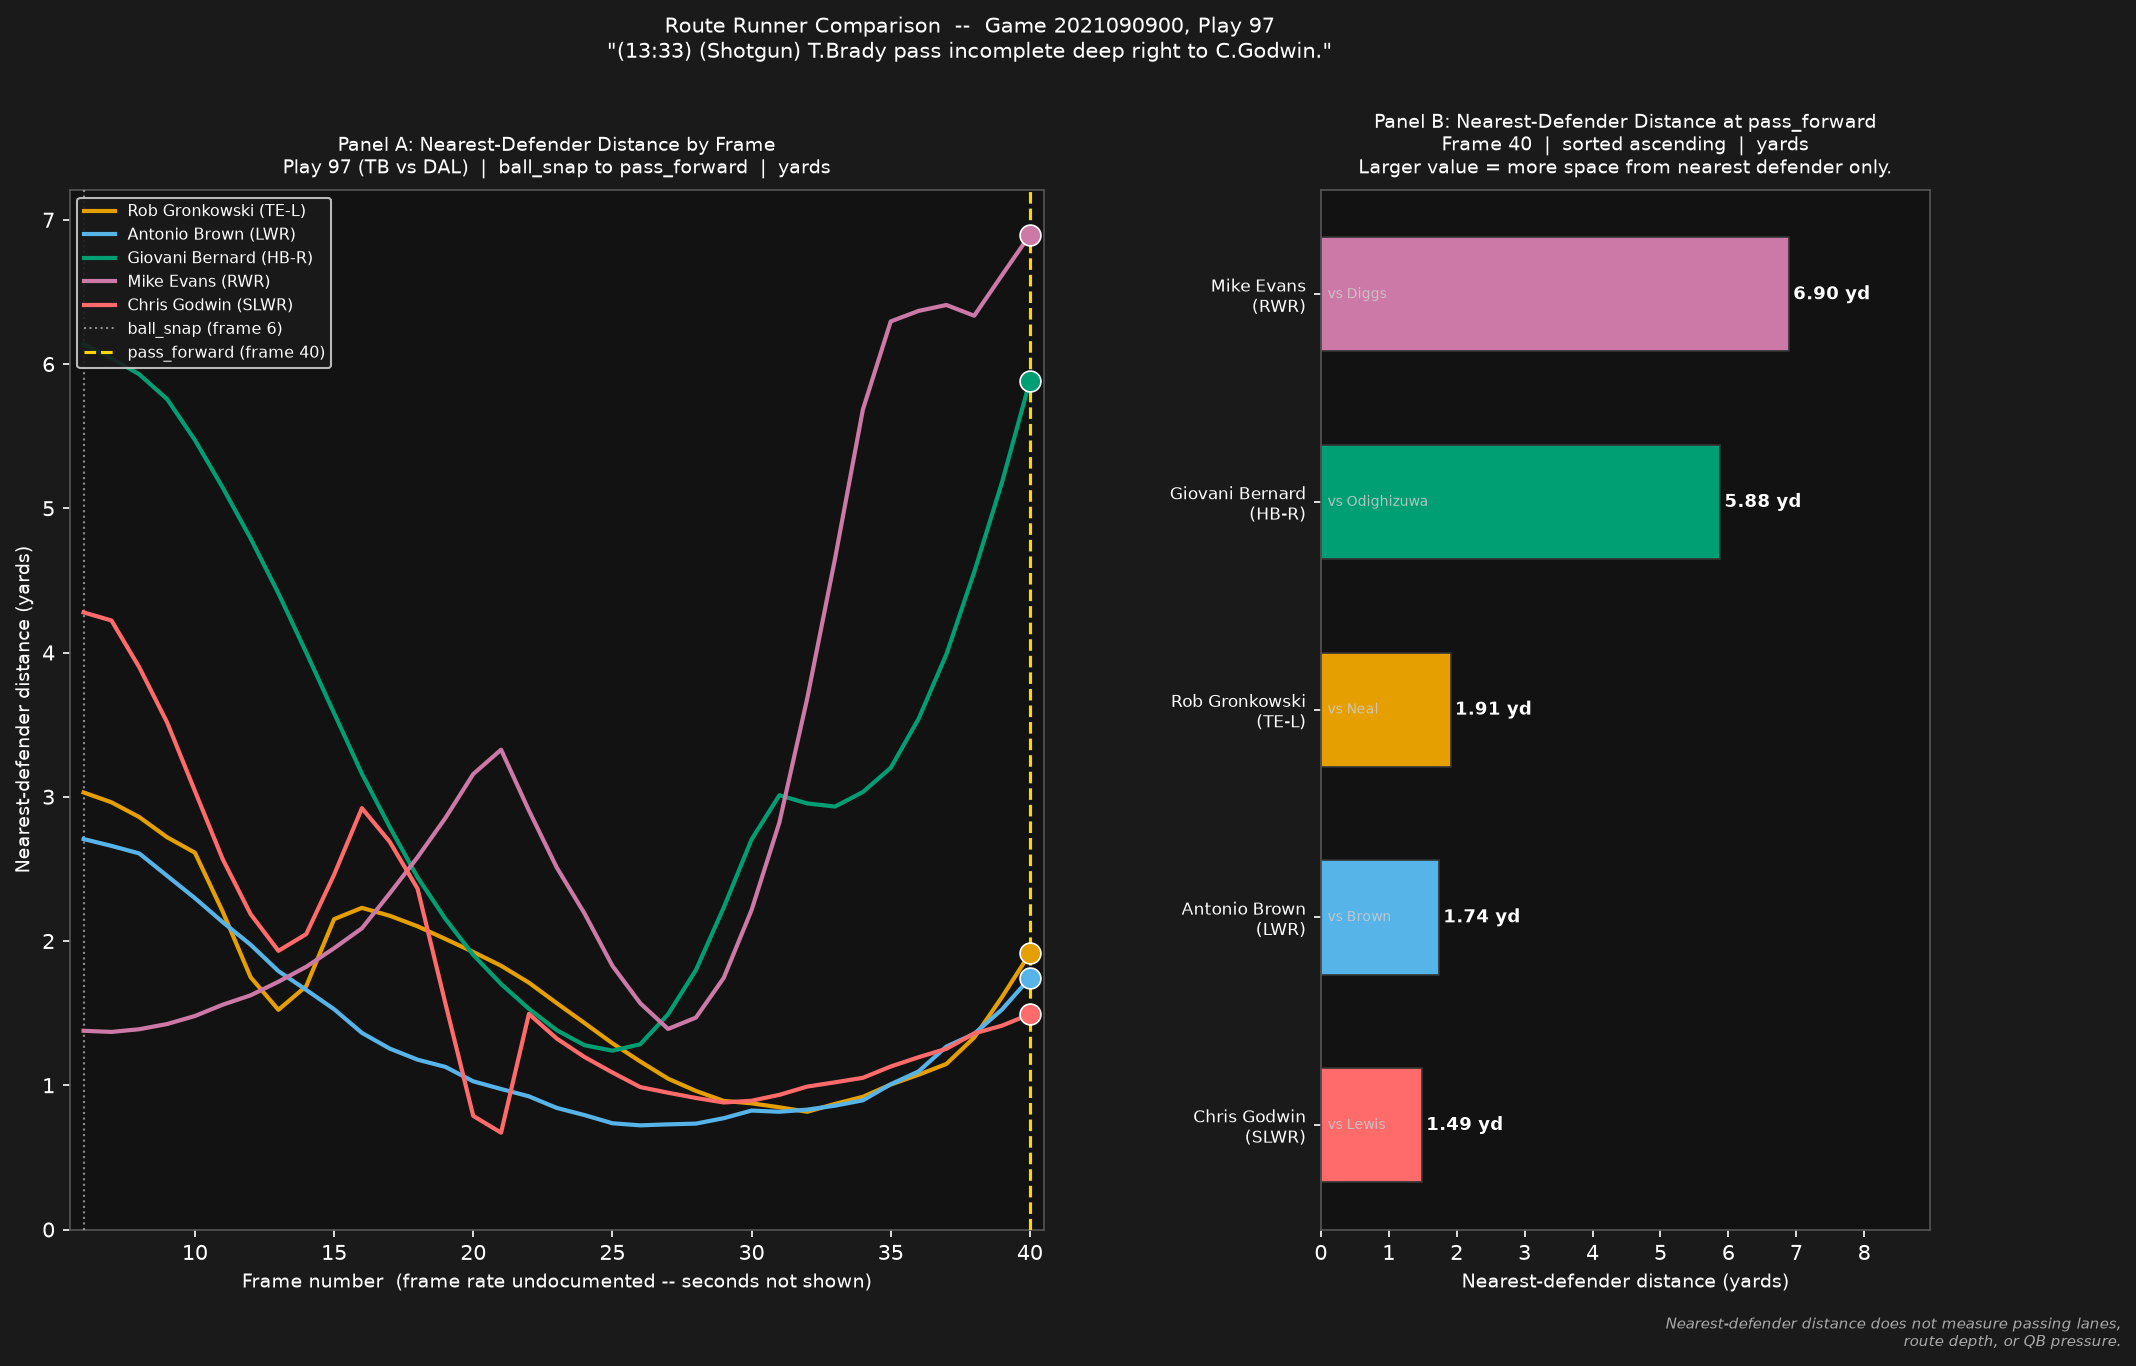

Write the Python code that produced this figure.
"""
route_comparison.py  --  Route Runner Nearest-Defender Distance Tool
=====================================================================
Shows nearest-defender distance for every Pass Route player in one play,
from ball_snap through pass_forward, frame by frame.

Usage
-----
    .venv/bin/python route_comparison.py <gameId> <playId>

    Example:
        .venv/bin/python route_comparison.py 2021090900 97

Output (saved to outputs/<gameId>_<playId>/)
----------------------------------------------
    route_comparison.png          -- two-panel figure
    route_comparison_all_frames.csv  -- per-frame data, all receivers
    route_comparison_at_release.csv  -- one row per receiver at pass_forward

Limitations (printed at runtime and embedded in figures)
---------------------------------------------------------
    Nearest-defender distance is a geometric measurement only.
    It does NOT measure:
      - passing lane clearance
      - route depth or timing
      - quarterback pressure or pocket position
      - whether a defender is in man or zone coverage
    A larger value means more space from the nearest defender at that frame.
    It does not indicate a better or more likely passing option.

Notes
-----
    - Frame rate is not documented in this dataset; frame numbers are used
      throughout. Seconds are not shown.
    - x/y coordinates are in yards (field 0-120 x 0-53.3 per README).
    - Missing frames and NaN coordinates are reported and skipped, never filled.
    - Pass Route players and defensive team are read directly from the data;
      no hard-coded IDs or team names.
    - "nearest defender" = DAL/opposing player with smallest Euclidean distance
      to the receiver at that frame. May change frame-to-frame.
"""

import sys, math, os
import pandas as pd
import matplotlib
matplotlib.use("Agg")
import matplotlib.pyplot as plt
import matplotlib.patches as mpatches
from matplotlib.lines import Line2D

# ---- 0. Command-line arguments ----------------------------------------------
def usage_and_exit():
    print("Usage: .venv/bin/python route_comparison.py <gameId> <playId>")
    print("Example: .venv/bin/python route_comparison.py 2021090900 97")
    sys.exit(1)

if len(sys.argv) != 3:
    usage_and_exit()
try:
    GAME_ID = int(sys.argv[1])
    PLAY_ID = int(sys.argv[2])
except ValueError:
    print(f"Error: gameId and playId must be integers. Got: {sys.argv[1]!r}, {sys.argv[2]!r}")
    usage_and_exit()

DATA_DIR = "data"
OUT_DIR  = f"outputs/{GAME_ID}_{PLAY_ID}"
os.makedirs(OUT_DIR, exist_ok=True)

print(f"\n{'='*60}")
print(f"Route Comparison  --  gameId={GAME_ID}  playId={PLAY_ID}")
print(f"Output directory  :  {OUT_DIR}")
print(f"{'='*60}")

# ---- 1. Load data -----------------------------------------------------------
print("\nLoading data ...")
tracking_file = f"{DATA_DIR}/tracking/tracking_{GAME_ID}.csv"
if not os.path.exists(tracking_file):
    print(f"ERROR: tracking file not found: {tracking_file}")
    sys.exit(1)

tracking  = pd.read_csv(tracking_file)
players   = pd.read_csv(f"{DATA_DIR}/players.csv")
pff       = pd.read_csv(f"{DATA_DIR}/pffScoutingData.csv")
plays_df  = pd.read_csv(f"{DATA_DIR}/plays.csv")

# ---- 2. Verify this play exists --------------------------------------------
play_matches = plays_df[(plays_df["gameId"]==GAME_ID) & (plays_df["playId"]==PLAY_ID)]
if play_matches.empty:
    print(f"ERROR: gameId={GAME_ID}, playId={PLAY_ID} not found in plays.csv")
    sys.exit(1)
play_row    = play_matches.iloc[0]
desc        = play_row["playDescription"].strip()
pass_result = play_row["passResult"]
offense     = play_row["possessionTeam"]
defense     = play_row["defensiveTeam"]

print(f"\nPlay description : {desc}")
print(f"possessionTeam   : {offense}")
print(f"defensiveTeam    : {defense}  (used to identify defenders)")
print(f"passResult       : {pass_result}")

# ---- 3. Isolate tracking rows for this play --------------------------------
play_track = tracking[
    (tracking["gameId"]==GAME_ID) & (tracking["playId"]==PLAY_ID)
].copy()

if play_track.empty:
    print(f"ERROR: no tracking rows found for gameId={GAME_ID}, playId={PLAY_ID}")
    sys.exit(1)

# ---- 4. Event audit: ball_snap and pass_forward ----------------------------
def canonical_frame(event_name):
    """Return (first_frame, all_frames) for an event tag in this play."""
    rows = play_track[play_track["event"] == event_name]["frameId"]
    if rows.empty:
        return None, []
    return int(rows.min()), sorted(rows.unique().tolist())

snap_frame,  snap_all  = canonical_frame("ball_snap")
throw_frame, throw_all = canonical_frame("pass_forward")
arrival_frame, _       = canonical_frame("pass_arrived")

print(f"\nEvent audit:")
print(f"  ball_snap    : frame(s) {snap_all}  --> canonical = {snap_frame}")
print(f"  pass_forward : frame(s) {sorted(set(throw_all))[:6]}{'...' if len(set(throw_all))>6 else ''}  --> canonical = {throw_frame}")
if arrival_frame:
    print(f"  pass_arrived : frame {arrival_frame}")
else:
    print(f"  pass_arrived : ABSENT from tracking rows (passResult='{pass_result}' per plays.csv)")

# Guard: missing events
if snap_frame is None:
    print("ERROR: ball_snap event not found in tracking data for this play. Cannot proceed.")
    sys.exit(1)
if throw_frame is None:
    print("ERROR: pass_forward event not found in tracking data for this play.")
    print("  This play cannot be analysed with this tool.")
    print("  Possible reasons: play is a run, QB scramble, or event was not tagged.")
    sys.exit(1)

# Guard: pass_forward before snap (data anomaly)
if throw_frame <= snap_frame:
    print(f"ERROR: pass_forward (frame {throw_frame}) is not after ball_snap (frame {snap_frame}).")
    print("  Possible tagging anomaly. Cannot proceed.")
    sys.exit(1)

print(f"\nAnalysis window  : frames {snap_frame} (ball_snap) to {throw_frame} (pass_forward)")
print(f"Frame count      : {throw_frame - snap_frame + 1}")
print(f"Frame rate       : undocumented in dataset -- frame numbers used, not seconds")

# ---- 5. Identify Pass Route players for this play --------------------------
route_pff = pff[
    (pff["gameId"]==GAME_ID) & (pff["playId"]==PLAY_ID) &
    (pff["pff_role"]=="Pass Route")
][["nflId","pff_positionLinedUp"]].copy()

if route_pff.empty:
    print(f"ERROR: no Pass Route players found in pffScoutingData for this play.")
    sys.exit(1)

route_pff = route_pff.merge(
    players[["nflId","displayName","officialPosition"]],
    on="nflId", how="left"
)

print(f"\nPass Route players ({len(route_pff)}):")
for _, r in route_pff.iterrows():
    print(f"  nflId={int(r['nflId'])}  {r['displayName']}  "
          f"pos={r['officialPosition']}  lineup={r['pff_positionLinedUp']}")

# ---- 6. Missing-data audit --------------------------------------------------
expected_frames = set(range(snap_frame, throw_frame + 1))
def_rows = play_track[play_track["team"] == defense][["frameId","nflId","x","y"]]

print(f"\nMissing-data audit (expected frames {snap_frame}-{throw_frame}):")
any_missing = False

for _, rrow in route_pff.iterrows():
    nid = int(rrow["nflId"])
    window_frames_present = set(
        play_track[
            (play_track["nflId"]==nid) &
            (play_track["frameId"]>=snap_frame) &
            (play_track["frameId"]<=throw_frame)
        ]["frameId"].tolist()
    )
    missing = sorted(expected_frames - window_frames_present)
    w = play_track[
        (play_track["nflId"]==nid) &
        (play_track["frameId"]>=snap_frame) &
        (play_track["frameId"]<=throw_frame)
    ]
    nan_x = int(w["x"].isna().sum())
    nan_y = int(w["y"].isna().sum())
    status = "OK" if (not missing and nan_x==0 and nan_y==0) else "WARNING"
    print(f"  {str(rrow['displayName']):20s} frames={len(window_frames_present)}/{len(expected_frames)}"
          f"  missing={missing}  NaN_x={nan_x}  NaN_y={nan_y}  [{status}]")
    if status == "WARNING":
        any_missing = True

# Defenders
dal_frames_present = set(def_rows[
    (def_rows["frameId"]>=snap_frame) & (def_rows["frameId"]<=throw_frame)
]["frameId"].tolist())
dal_missing = sorted(expected_frames - dal_frames_present)
nan_dx = int(def_rows["x"].isna().sum())
nan_dy = int(def_rows["y"].isna().sum())
status = "OK" if (not dal_missing and nan_dx==0 and nan_dy==0) else "WARNING"
print(f"  {f'{defense} defenders':20s} frames={len(dal_frames_present)}/{len(expected_frames)}"
      f"  missing={dal_missing}  NaN_x={nan_dx}  NaN_y={nan_dy}  [{status}]")

if not any_missing and not dal_missing:
    print("  --> All data complete. No silent fill applied.")
else:
    print("  --> WARNING: gaps detected. Affected frames will be skipped and noted.")

# ---- 7. Compute nearest-defender distance per receiver per frame ------------
print(f"\nComputing nearest-defender distances ...")

all_results   = []
skipped_log   = []   # one entry per skipped (nflId, frame) pair

for _, rrow in route_pff.iterrows():
    nid   = int(rrow["nflId"])
    rname = str(rrow["displayName"])

    receiver_indexed = (
        play_track[
            (play_track["nflId"]==nid) &
            (play_track["frameId"]>=snap_frame) &
            (play_track["frameId"]<=throw_frame)
        ].set_index("frameId")
    )

    frame_skips = []
    for fid in range(snap_frame, throw_frame + 1):
        # Receiver coord check
        if fid not in receiver_indexed.index:
            frame_skips.append((fid, "receiver row absent"))
            continue
        rx = receiver_indexed.loc[fid, "x"]
        ry = receiver_indexed.loc[fid, "y"]
        if pd.isna(rx) or pd.isna(ry):
            frame_skips.append((fid, "receiver coord NaN"))
            continue

        # Defender check
        def_at_frame = def_rows[def_rows["frameId"]==fid].dropna(subset=["x","y"])
        if def_at_frame.empty:
            frame_skips.append((fid, f"no {defense} defenders with coords"))
            continue

        def_at_frame = def_at_frame.copy()
        def_at_frame["dist"] = (
            (def_at_frame["x"]-rx)**2 + (def_at_frame["y"]-ry)**2
        ).apply(math.sqrt)
        nearest = def_at_frame.loc[def_at_frame["dist"].idxmin()]

        all_results.append({
            "nflId":               nid,
            "name":                rname,
            "position":            str(rrow["officialPosition"]),
            "lineup_pos":          str(rrow["pff_positionLinedUp"]),
            "frameId":             fid,
            "receiver_x":          rx,
            "receiver_y":          ry,
            "nearest_def_id":      int(nearest["nflId"]),
            "nearest_def_x":       nearest["x"],
            "nearest_def_y":       nearest["y"],
            "nearest_def_dist_yd": nearest["dist"],
        })

    if frame_skips:
        for fid, reason in frame_skips:
            skipped_log.append({"nflId": nid, "name": rname, "frameId": fid, "reason": reason})
        print(f"  {rname}: SKIPPED {len(frame_skips)} frame(s): {frame_skips}")
    else:
        print(f"  {rname:20s} all {throw_frame-snap_frame+1} frames OK")

results_df = pd.DataFrame(all_results)

# Merge defender display names
def_id_set    = results_df["nearest_def_id"].unique()
def_name_map  = {
    int(r["nflId"]): r["displayName"]
    for _, r in players[players["nflId"].isin(def_id_set)].iterrows()
}
results_df["nearest_def_name"] = results_df["nearest_def_id"].map(def_name_map)

# ---- 8. At-release summary --------------------------------------------------
release_df = (
    results_df[results_df["frameId"]==throw_frame]
    [[
        "name","nflId","position","lineup_pos",
        "receiver_x","receiver_y",
        "nearest_def_id","nearest_def_name","nearest_def_x","nearest_def_y",
        "nearest_def_dist_yd",
    ]]
    .sort_values("nearest_def_dist_yd", ascending=False)
    .reset_index(drop=True)
)

# ---- 9. Verify at-release values --------------------------------------------
print(f"\nCoordinate verification at frame {throw_frame} (pass_forward):")
all_ok = True
for _, row in release_df.iterrows():
    dx = row["nearest_def_x"] - row["receiver_x"]
    dy = row["nearest_def_y"] - row["receiver_y"]
    recalc = math.sqrt(dx**2 + dy**2)
    match  = abs(recalc - row["nearest_def_dist_yd"]) < 1e-9
    status = "OK" if match else "MISMATCH"
    if not match:
        all_ok = False
    print(f"  {str(row['name']):20s}  "
          f"rcvr=({row['receiver_x']:.2f},{row['receiver_y']:.2f})  "
          f"def=({row['nearest_def_x']:.2f},{row['nearest_def_y']:.2f})  "
          f"sqrt({dx:.2f}^2+{dy:.2f}^2)={recalc:.4f}  "
          f"stored={row['nearest_def_dist_yd']:.4f}  [{status}]")
if all_ok:
    print("  --> All values verified.")
else:
    print("  --> MISMATCH detected. Check computation.")

# ---- 10. Print summary table ------------------------------------------------
print(f"\nNearest-defender distance at pass_forward (frame {throw_frame}):")
print(f"{'Receiver':20s}  {'Pos':4s}  {'Lineup':5s}  {'Dist (yd)':>9s}  Nearest defender")
print("-" * 72)
for _, row in release_df.iterrows():
    def_name = str(row["nearest_def_name"]) if pd.notna(row["nearest_def_name"]) else "unknown"
    print(f"  {str(row['name']):18s}  {str(row['position']):4s}  "
          f"{str(row['lineup_pos']):5s}  {row['nearest_def_dist_yd']:>9.2f}  {def_name}")
print()
print("  NOTE: nearest-defender distance does not measure passing lanes,")
print("  route depth, or QB pressure. A larger value does not indicate")
print("  a better or more likely passing option.")

# ---- 11. Save CSV outputs ---------------------------------------------------
full_csv    = f"{OUT_DIR}/route_comparison_all_frames.csv"
release_csv = f"{OUT_DIR}/route_comparison_at_release.csv"

results_df[[
    "nflId","name","position","lineup_pos","frameId",
    "receiver_x","receiver_y",
    "nearest_def_id","nearest_def_name","nearest_def_x","nearest_def_y",
    "nearest_def_dist_yd",
]].to_csv(full_csv, index=False)

release_df.to_csv(release_csv, index=False)

if skipped_log:
    skip_csv = f"{OUT_DIR}/skipped_frames.csv"
    pd.DataFrame(skipped_log).to_csv(skip_csv, index=False)
    print(f"Skipped frames CSV  -> {skip_csv}")

print(f"\nFull frame CSV      -> {full_csv}")
print(f"At-release CSV      -> {release_csv}")

# ---- 12. Colour palette (up to 8 receivers) --------------------------------
PALETTE = [
    "#FF6B6B","#E69F00","#56B4E9","#009E73",
    "#CC79A7","#F0E442","#0072B2","#D55E00",
]
nfl_ids   = route_pff["nflId"].astype(int).tolist()
color_map = {nid: PALETTE[i % len(PALETTE)] for i, nid in enumerate(nfl_ids)}

# ---- 13. Build figure -------------------------------------------------------
print("\nBuilding figure ...")

fig = plt.figure(figsize=(16, 9))
fig.patch.set_facecolor("#1a1a1a")
gs = fig.add_gridspec(1, 2, width_ratios=[1.6, 1.0], wspace=0.35)
ax_line = fig.add_subplot(gs[0])
ax_bar  = fig.add_subplot(gs[1])

# ---- Panel A: line chart ----------------------------------------------------
ax_line.set_facecolor("#121212")

for _, rrow in route_pff.iterrows():
    nid   = int(rrow["nflId"])
    pdata = results_df[results_df["nflId"]==nid].sort_values("frameId")
    if pdata.empty:
        continue
    color = color_map[nid]
    short = str(rrow["displayName"]).split()[-1]
    label = f"{short} ({rrow['pff_positionLinedUp']})"
    ax_line.plot(pdata["frameId"], pdata["nearest_def_dist_yd"],
                 color=color, linewidth=2.0, zorder=4, label=label)
    at_throw = pdata[pdata["frameId"]==throw_frame]
    if not at_throw.empty:
        v = float(at_throw["nearest_def_dist_yd"].iloc[0])
        ax_line.scatter([throw_frame], [v], color=color, s=100,
                        zorder=6, edgecolors="white", linewidths=0.8)

ax_line.axvline(snap_frame,  color="#AAAAAA", linewidth=1.0, linestyle=":",
                alpha=0.8, label=f"ball_snap (frame {snap_frame})")
ax_line.axvline(throw_frame, color="#FFD700", linewidth=1.5, linestyle="--",
                label=f"pass_forward (frame {throw_frame})")

ax_line.set_xlim(snap_frame - 0.5, throw_frame + 0.5)
ax_line.set_ylim(bottom=0)
ax_line.set_xlabel(
    "Frame number  (frame rate undocumented -- seconds not shown)",
    color="white", fontsize=9
)
ax_line.set_ylabel("Nearest-defender distance (yards)", color="white", fontsize=9)
ax_line.tick_params(colors="white")
for spine in ax_line.spines.values():
    spine.set_edgecolor("#555555")
ax_line.legend(loc="upper left", fontsize=8,
               facecolor="#1a1a1a", labelcolor="white", framealpha=0.9)
ax_line.set_title(
    f"Panel A: Nearest-Defender Distance by Frame\n"
    f"Play {PLAY_ID} ({offense} vs {defense})  |  "
    f"ball_snap to pass_forward  |  yards",
    color="white", fontsize=9, pad=8
)

# ---- Panel B: bar chart at pass_forward -------------------------------------
ax_bar.set_facecolor("#121212")

bar_order = release_df.sort_values("nearest_def_dist_yd", ascending=True)
names  = [f"{r['name'].split()[-1]}\n({r['lineup_pos']})"
          for _, r in bar_order.iterrows()]
values = bar_order["nearest_def_dist_yd"].values
colors = [color_map[int(r["nflId"])] for _, r in bar_order.iterrows()]

bars = ax_bar.barh(names, values, color=colors,
                   edgecolor="#333333", linewidth=0.8, height=0.55)

for bar, val in zip(bars, values):
    ax_bar.text(
        val + 0.06, bar.get_y() + bar.get_height()/2,
        f"{val:.2f} yd", va="center", ha="left",
        color="white", fontsize=8.5, fontweight="bold"
    )

for bar, (_, row) in zip(bars, bar_order.iterrows()):
    def_last = (str(row["nearest_def_name"]).split()[-1]
                if pd.notna(row["nearest_def_name"]) else "?")
    ax_bar.text(
        0.1, bar.get_y() + bar.get_height()/2,
        f"vs {def_last}", va="center", ha="left",
        color="#CCCCCC", fontsize=6.8, alpha=0.85
    )

ax_bar.set_xlabel("Nearest-defender distance (yards)", color="white", fontsize=9)
ax_bar.tick_params(colors="white")
ax_bar.tick_params(axis="y", labelsize=8)
for spine in ax_bar.spines.values():
    spine.set_edgecolor("#555555")
ax_bar.set_xlim(0, max(values) * 1.35)
ax_bar.set_title(
    f"Panel B: Nearest-Defender Distance at pass_forward\n"
    f"Frame {throw_frame}  |  sorted ascending  |  yards\n"
    "Larger value = more space from nearest defender only.",
    color="white", fontsize=9, pad=8
)

fig.text(
    0.98, 0.015,
    "Nearest-defender distance does not measure passing lanes,\n"
    "route depth, or QB pressure.",
    ha="right", va="bottom", color="#AAAAAA", fontsize=7, style="italic"
)

plt.suptitle(
    f"Route Runner Comparison  --  Game {GAME_ID}, Play {PLAY_ID}\n"
    f'"{desc}"',
    color="white", fontsize=9.5, y=1.01
)

out_fig = f"{OUT_DIR}/route_comparison.png"
plt.savefig(out_fig, dpi=150, bbox_inches="tight", facecolor="#1a1a1a")
plt.close()
print(f"Figure saved -> {out_fig}")
print(f"\nDone. All outputs in {OUT_DIR}/")
